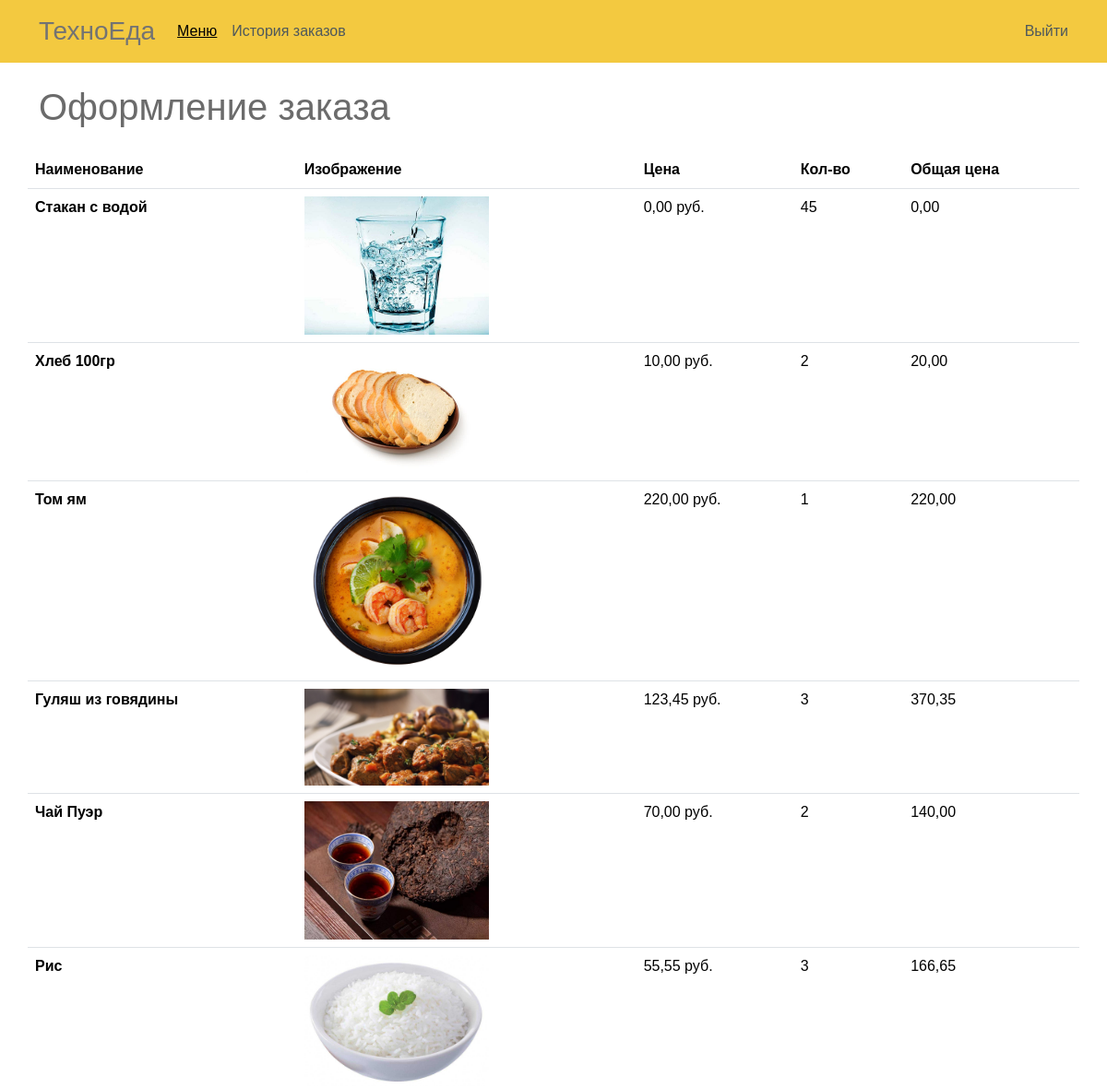
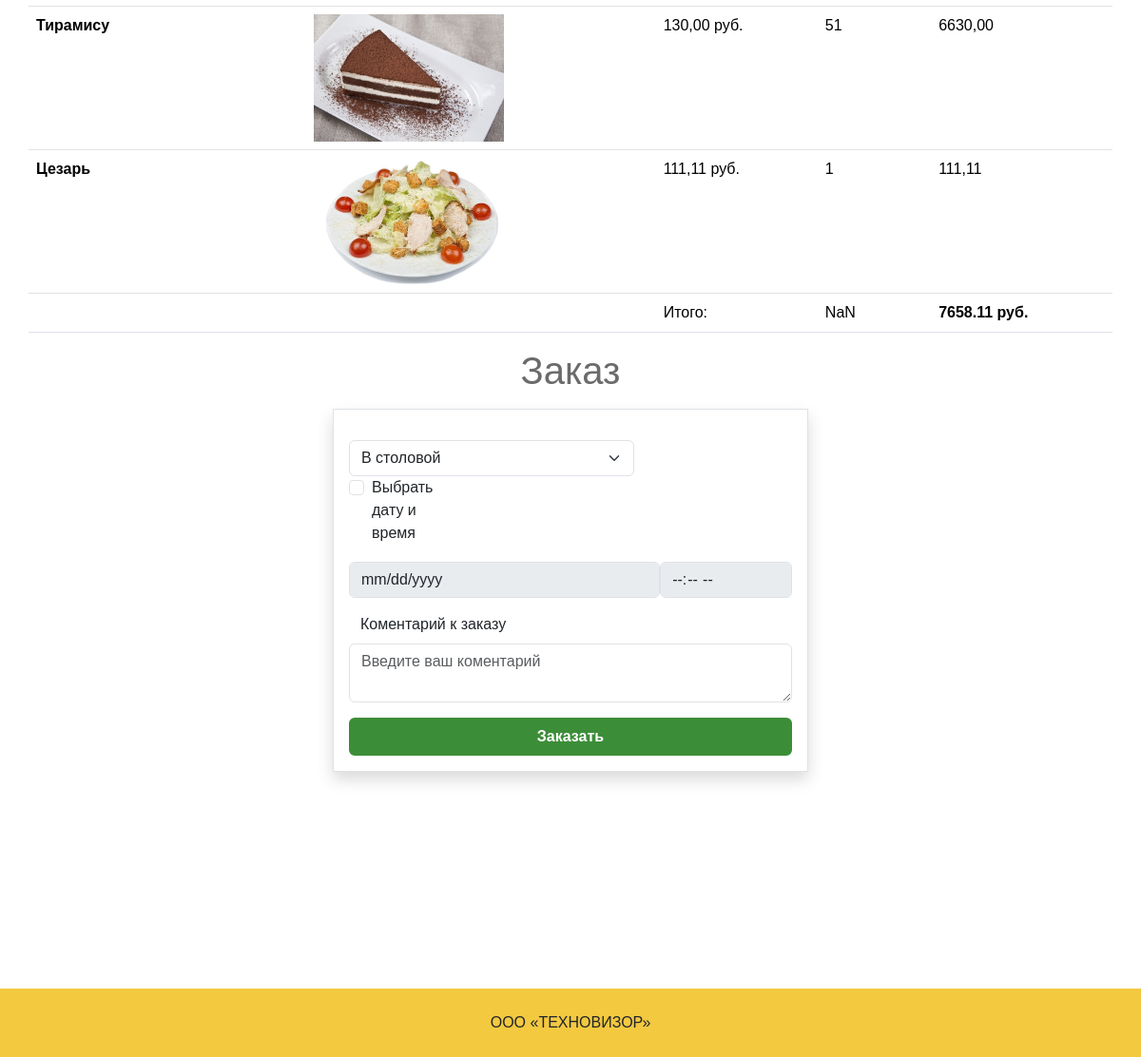
Page /checkout (signed in) on the committed database (2 pictures, top to bottom).
### mainapp/models.py (models this page shows, shortened)
class Dish(models.Model):
    category = models.ForeignKey(Category, verbose_name='Категория', on_delete=models.CASCADE)
    title = models.CharField(max_length=255, verbose_name='Наименование')
    slug = models.SlugField(unique=True)
    image1 = models.ImageField(verbose_name='Изображение 1', blank=True)
    image2 = models.ImageField(verbose_name='Изображение 2', blank=True)
    image3 = models.ImageField(verbose_name='Изображение 3', blank=True)
    vegan = models.BooleanField(verbose_name="Веган-блюдо", default=False)
    in_stock = models.BooleanField(verbose_name="В наличии", default=True)
    weight = models.DecimalField(verbose_name='Вес',max_digits=5, decimal_places=2, blank=True)
    calories = models.DecimalField(verbose_name='Калории',max_digits=5, decimal_places=1, blank=True)
    proteins = models.DecimalField(verbose_name='Белки',max_digits=5, decimal_places=1, blank=True)
    fats = models.DecimalField(verbose_name='Жиры',max_digits=5, decimal_places=1, blank=True)
    carb = models.DecimalField(verbose_name='Углеводы',max_digits=5, decimal_places=1, blank=True)
    description = models.TextField(verbose_name='Состав/Описание', blank=True)
    price = models.DecimalField(verbose_name='Цена',max_digits=5, decimal_places=2)
    class Meta:
        verbose_name = 'Блюдо'
        verbose_name_plural = ' Блюда'

### mainapp/views.py (the view)
# urls.py: path('checkout', CheckoutView.as_view(), name='checkout'),
class CheckoutView(CartMixin, View):
    def get(self, request, *args, **kwargs):
        form = OrderForm(request.POST or None)
        products_to_cart = self.cart.products.all().values('object_id','qty','final_price')
        dishes_to_cart = []
        for i in products_to_cart:
            dishes_to_cart.append([Dish.objects.filter(id=i['object_id']),i['qty'],i['final_price']])
        context = {
            'cart': self.cart,
            'form': form,
            'dishes_to_cart': dishes_to_cart
        }
        return render(request, 'checkout.html', context, **kwargs)

### mainapp/forms.py (shortened to what this page needs)
class OrderForm(forms.ModelForm):
    def __init__(self, *args, **kwargs):
        super().__init__(*args, **kwargs)
        self.fields['order_date'].label = 'Дата получения'
    buying_type = forms.ChoiceField(choices=Order.BUYING_TYPE_CHOICES,widget=forms.Select(attrs={'class':'col-md-4 form-select me-4'}))
    order_date = forms.DateField(required=False, widget=forms.TextInput(attrs={'type': 'date', 'min': f"{datetime.today().strftime('%Y-%m-%d')}"}))
    order_time = forms.TimeField(required=False,widget=forms.TextInput(attrs={'type': 'time', 'min': f"{datetime.today().strftime('%CC-%MM')}"}))
    comment = forms.CharField(label='Комментарий к заказу',widget=forms.Textarea(attrs={'class': 'fs20','placeholder': 'Ваш комментарий...'}))
    products_information = forms.CharField(label='',widget=forms.Textarea(attrs={'class': 'full_invisible_absolute'}))
    class Meta:
        model = Order
        fields = (
            'buying_type', 'order_date', 'order_time', 'comment','products_information'
        )

### mainapp/templates/checkout.html (shortened to what this page needs)
{% extends 'base.html' %}
{% load static %}
{% block content %}
   <section class="main-content min-h-800 mb-4 ">
      <h1 class="my-4 container">Оформление заказа</h1>
      <table class="table container">
         <thead>
            <tr>
               <th>Наименование</th>
               <th>Изображение</th>
               <th>Цена</th>
               <th>Кол-во</th>
               <th>Общая цена</th>
            </tr>
         </thead>
         <tbody>
            {% for item in dishes_to_cart %}
            {% if item.0.0.title %}
            <tr class="mtr">
               <th>{{ item.0.0.title }}</th>
               <td class=""><img src="{{ item.0.0.image1.url }}" class="order_img h200p"></td>
               <td>{{ item.0.0.price }} руб.</td>
               <td class="qty_items">{{ item.1 }}</td>
               <td class="final_price_items">{{ item.2 }}</td>
            </tr>
            {% else %}
            <input type="checkbox" id="___not_in_order___{{ item.0.0.slug }}" class="check invisible"
               form="order" name="___not_in_order___{{ item.0.0.slug }}"
               value="{{ item.0.0.category.slug }}" checked>
            {% endif %}
            {% endfor %}
            <tr>
               <td></td>
               <td></td>
               <td>Итого:</td>
               <td class="total_qty">0</td>
               <th class="total_price">0</th>
            </tr>
         </tbody>
      </table>
      <h1 class="text-center my-3">Заказ</h1>
      <form action="{% url 'make_order' %}" method="POST" id="order" class="person container col-md-5 border p-3 shadow">
         <div class="row d-flex align-items-center col-md-10 ms-0 my-3">
{{ form.buying_type }}
            <div class="form-check col-md-4">
               <input type="checkbox" class="form-check-input" id="validationFormCheck1">
               <label class="form-check-label" for="validationFormCheck1">Выбрать дату и время</label>
            </div>
         </div>
         <div class="d-flex w-100 mb-3">
            <input id="startDate" name="order_date" class="form-control vw-100" type="date" disabled/>
            <input id="startTime" name="order_time" type="time" class="form-control" value="10:05 AM" disabled/>
          </div>
         <div class="mb-3">
            <label for="validationTextarea" class="form-label ps-75">Коментарий к заказу</label>
            <textarea class="form-control" name="comment" id="validationTextarea" placeholder="Введите ваш коментарий"
               required></textarea>
         </div>
         <div class="col-md-12">
            <input class="btn btn-success order col-md-12" type="submit" value="Заказать">
         </div>
      </form>
   </section>
{% endblock content %}

### mainapp/static/css/style.css (style rules this page uses)
* { font-family: 'Source Sans Pro', sans-serif; text-decoration: none; --main: #F3C940; --main-hover: #f5c21a; --blue:#4976D5; --green: #3c8d38; --bs-navbar-brand-color: #737373; --red: rgb(165, 23, 23); }
body { position: relative; min-height: 100vh; padding-bottom: 76px; }
.h1, .h2, .h3, .h4, .h5, .h6, h1, h2, h3, h4, h5, h6 { color: #6b6b6b; }
.order { background-color: var(--green); border: none; display: flex; justify-content: center; align-items: center; font-weight: bold; border: 2px var(--green) solid; }
.form-select { max-width: 300px; }
.ps-75 { padding-left: 0.75rem; }
.order_img { height: auto; max-width: 200px; }
.person { margin-bottom: 152px; }

### rows in the picture
Dish: title "Стакан с водой", image1 (picture), price "0,00"
Dish: title "Хлеб 100гр", image1 (picture), price "10,00"
Dish: title "Том ям", image1 (picture), price "220,00"
Dish: title "Гуляш из говядины", image1 (picture), price "123,45"
Dish: title "Чай Пуэр", image1 (picture), price "70,00"
Dish: title "Рис", image1 (picture), price "55,55"
Dish: title "Тирамису", image1 (picture), price "130,00"
Dish: title "Цезарь", image1 (picture), price "111,11"

### other values in the picture
{{ item.1 }} "45" "2" "1" "3" "2" "3" "51" "1"
{{ item.2 }} "0,00" "20,00" "220,00" "370,35" "140,00" "166,65" "6630,00" "111,11"
